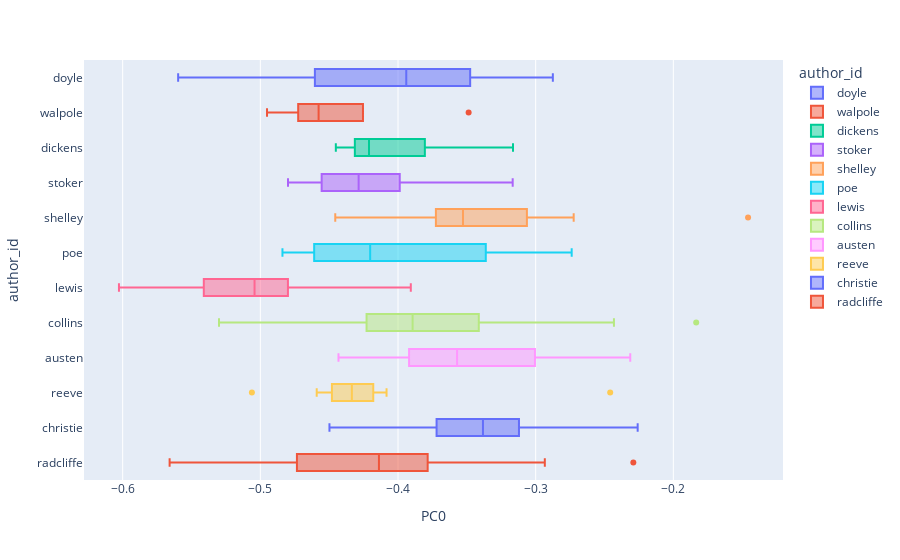

The notebook cell this image was saved under:
### Markdown cell above
From this observation, it appears that the **detective** genre has the more narrow range - while the IQR is pretty similar, gothic has more extremes.

### Question 2: Which author has the highest absolute value of PC0?

### Code cell
px.box(DCM, 'PC0', 'author_id', color = 'author_id', hover_name = 'doc')

### Figure 1 — Plotly figure (JSON) as saved in the notebook; plotly's stock layout.template omitted (floating-point values rounded to 4 significant figures)
{"data": [{"alignmentgroup": "True", "hovertemplate": "<b>%{hovertext}</b><br><br>author_id=%{y}<br>PC0=%{x}<extra></extra>", "hovertext": ["doyle - adventures (D) 01", "doyle - adventures (D) 02", "doyle - adventures (D) 03", "doyle - adventures (D) 04", "doyle - adventures (D) 05", "doyle - adventures (D) 06", "doyle - adventures (D) 07", "doyle - adventures (D) 08", "doyle - adventures (D) 09", "doyle - adventures (D) 10", "doyle - adventures (D) 11", "doyle - adventures (D) 12", "doyle - baskervilles (D) 01", "doyle - baskervilles (D) 02", "doyle - baskervilles (D) 03", "doyle - baskervilles (D) 04", "doyle - baskervilles (D) 05", "doyle - baskervilles (D) 06", "doyle - baskervilles (D) 07", "doyle - baskervilles (D) 08", "doyle - baskervilles (D) 09", "doyle - baskervilles (D) 10", "doyle - baskervilles (D) 11", "doyle - baskervilles (D) 12", "doyle - baskervilles (D) 13", "doyle - baskervilles (D) 14", "doyle - baskervilles (D) 15", "doyle - scarlet (D) 01", "doyle - scarlet (D) 02", "doyle - scarlet (D) 03", "doyle - scarlet (D) 04", "doyle - scarlet (D) 05", "doyle - scarlet (D) 06", "doyle - scarlet (D) 07", "doyle - scarlet (D) 08", "doyle - scarlet (D) 09", "doyle - scarlet (D) 10", "doyle - scarlet (D) 11", "doyle - scarlet (D) 12", "doyle - scarlet (D) 13", "doyle - scarlet (D) 14", "doyle - signoffour (D) 01", "doyle - signoffour (D) 02", "doyle - signoffour (D) 03", "doyle - signoffour (D) 04", "doyle - signoffour (D) 05", "doyle - signoffour (D) 06", "doyle - signoffour (D) 07", "doyle - signoffour (D) 08", "doyle - signoffour (D) 09", "doyle - signoffour (D) 10", "doyle - signoffour (D) 11", "doyle - signoffour (D) 12"], "legendgroup": "doyle", "marker": {"color": "#636efa"}, "name": "doyle", "notched": false, "offsetgroup": "doyle", "orientation": "h", "showlegend": true, "type": "box", "x": [-0.5448, -0.4935, -0.4964, -0.4953, -0.4863, -0.5166, -0.3862, -0.5597, -0.492, -0.5316, -0.5194, -0.5341, -0.3005, -0.4018, -0.3467, -0.307, -0.3321, -0.4237, -0.46, -0.4004, -0.4322, -0.3965, -0.4614, -0.4074, -0.4549, -0.3737, -0.4333, -0.3518, -0.3848, -0.4237, -0.3217, -0.3625, -0.394, -0.3994, -0.3551, -0.3129, -0.3019, -0.4114, -0.357, -0.3733, -0.3376, -0.3356, -0.3479, -0.3094, -0.4082, -0.3896, -0.346, -0.39, -0.3656, -0.3828, -0.2987, -0.2875, -0.4777], "x0": " ", "xaxis": "x", "y": ["doyle", "doyle", "doyle", "doyle", "doyle", "doyle", "doyle", "doyle", "doyle", "doyle", "doyle", "doyle", "doyle", "doyle", "doyle", "doyle", "doyle", "doyle", "doyle", "doyle", "doyle", "doyle", "doyle", "doyle", "doyle", "doyle", "doyle", "doyle", "doyle", "doyle", "doyle", "doyle", "doyle", "doyle", "doyle", "doyle", "doyle", "doyle", "doyle", "doyle", "doyle", "doyle", "doyle", "doyle", "doyle", "doyle", "doyle", "doyle", "doyle", "doyle", "doyle", "doyle", "doyle"], "y0": " ", "yaxis": "y"}, {"alignmentgroup": "True", "hovertemplate": "<b>%{hovertext}</b><br><br>author_id=%{y}<br>PC0=%{x}<extra></extra>", "hovertext": ["walpole - castleofotranto (G) 01", "walpole - castleofotranto (G) 02", "walpole - castleofotranto (G) 03", "walpole - castleofotranto (G) 04", "walpole - castleofotranto (G) 05"], "legendgroup": "walpole", "marker": {"color": "#EF553B"}, "name": "walpole", "notched": false, "offsetgroup": "walpole", "orientation": "h", "showlegend": true, "type": "box", "x": [-0.451, -0.4951, -0.4577, -0.465, -0.3487], "x0": " ", "xaxis": "x", "y": ["walpole", "walpole", "walpole", "walpole", "walpole"], "y0": " ", "yaxis": "y"}, {"alignmentgroup": "True", "hovertemplate": "<b>%{hovertext}</b><br><br>author_id=%{y}<br>PC0=%{x}<extra></extra>", "hovertext": ["dickens - christmascarole (G) 01", "dickens - christmascarole (G) 02", "dickens - christmascarole (G) 03", "dickens - christmascarole (G) 04", "dickens - christmascarole (G) 05"], "legendgroup": "dickens", "marker": {"color": "#00cc96"}, "name": "dickens", "notched": false, "offsetgroup": "dickens", "orientation": "h", "showlegend": true, "type": "box", "x": [-0.4267, -0.4452, -0.4211, -0.4018, -0.3165], "x0": " ", "xaxis": "x", "y": ["dickens", "dickens", "dickens", "dickens", "dickens"], "y0": " ", "yaxis": "y"}, {"alignmentgroup": "True", "hovertemplate": "<b>%{hovertext}</b><br><br>author_id=%{y}<br>PC0=%{x}<extra></extra>", "hovertext": ["stoker - dracula (G) 01", "stoker - dracula (G) 02", "stoker - dracula (G) 03", "stoker - dracula (G) 04", "stoker - dracula (G) 05", "stoker - dracula (G) 06", "stoker - dracula (G) 07", "stoker - dracula (G) 08", "stoker - dracula (G) 09", "stoker - dracula (G) 10", "stoker - dracula (G) 11", "stoker - dracula (G) 12", "stoker - dracula (G) 13", "stoker - dracula (G) 14", "stoker - dracula (G) 15", "stoker - dracula (G) 16", "stoker - dracula (G) 17", "stoker - dracula (G) 18", "stoker - dracula (G) 19", "stoker - dracula (G) 20", "stoker - dracula (G) 21", "stoker - dracula (G) 22", "stoker - dracula (G) 23", "stoker - dracula (G) 24", "stoker - dracula (G) 25", "stoker - dracula (G) 26", "stoker - dracula (G) 27"], "legendgroup": "stoker", "marker": {"color": "#ab63fa"}, "name": "stoker", "notched": false, "offsetgroup": "stoker", "orientation": "h", "showlegend": true, "type": "box", "x": [-0.3749, -0.4286, -0.46, -0.436, -0.3635, -0.4172, -0.3167, -0.4741, -0.4636, -0.3848, -0.4129, -0.4742, -0.4799, -0.43, -0.4183, -0.3825, -0.4499, -0.4799, -0.4018, -0.4405, -0.3978, -0.4329, -0.4573, -0.4304, -0.4016, -0.3578, -0.4107], "x0": " ", "xaxis": "x", "y": ["stoker", "stoker", "stoker", "stoker", "stoker", "stoker", "stoker", "stoker", "stoker", "stoker", "stoker", "stoker", "stoker", "stoker", "stoker", "stoker", "stoker", "stoker", "stoker", "stoker", "stoker", "stoker", "stoker", "stoker", "stoker", "stoker", "stoker"], "y0": " ", "yaxis": "y"}, {"alignmentgroup": "True", "hovertemplate": "<b>%{hovertext}</b><br><br>author_id=%{y}<br>PC0=%{x}<extra></extra>", "hovertext": ["shelley - frankenstein (G) 29", "shelley - frankenstein (G) 30", "shelley - frankenstein (G) 31", "shelley - frankenstein (G) 32", "shelley - frankenstein (G) 33", "shelley - frankenstein (G) 34", "shelley - frankenstein (G) 35", "shelley - frankenstein (G) 36", "shelley - frankenstein (G) 37", "shelley - frankenstein (G) 38", "shelley - frankenstein (G) 39", "shelley - frankenstein (G) 40", "shelley - frankenstein (G) 41", "shelley - frankenstein (G) 42", "shelley - frankenstein (G) 43", "shelley - frankenstein (G) 44", "shelley - frankenstein (G) 45", "shelley - frankenstein (G) 46", "shelley - frankenstein (G) 47", "shelley - frankenstein (G) 48", "shelley - frankenstein (G) 49", "shelley - frankenstein (G) 50", "shelley - frankenstein (G) 51", "shelley - frankenstein (G) 52", "shelley - frankenstein (G) 53", "shelley - frankenstein (G) 54", "shelley - frankenstein (G) 55", "shelley - frankenstein (G) 56"], "legendgroup": "shelley", "marker": {"color": "#FFA15A"}, "name": "shelley", "notched": false, "offsetgroup": "shelley", "orientation": "h", "showlegend": true, "type": "box", "x": [-0.309, -0.2912, -0.1457, -0.3514, -0.365, -0.3422, -0.2778, -0.2946, -0.3569, -0.3794, -0.4055, -0.33, -0.3744, -0.3037, -0.2825, -0.3091, -0.3154, -0.311, -0.3673, -0.3542, -0.2724, -0.4109, -0.359, -0.3641, -0.394, -0.4042, -0.3706, -0.4456], "x0": " ", "xaxis": "x", "y": ["shelley", "shelley", "shelley", "shelley", "shelley", "shelley", "shelley", "shelley", "shelley", "shelley", "shelley", "shelley", "shelley", "shelley", "shelley", "shelley", "shelley", "shelley", "shelley", "shelley", "shelley", "shelley", "shelley", "shelley", "shelley", "shelley", "shelley", "shelley"], "y0": " ", "yaxis": "y"}, {"alignmentgroup": "True", "hovertemplate": "<b>%{hovertext}</b><br><br>author_id=%{y}<br>PC0=%{x}<extra></extra>", "hovertext": ["poe - marieroget (D) 01", "poe - pitandpendulum (G) 01", "poe - reddeath (G) 01", "poe - ruemorgue (D) 01", "poe - usher (G) 01"], "legendgroup": "poe", "marker": {"color": "#19d3f3"}, "name": "poe", "notched": false, "offsetgroup": "poe", "orientation": "h", "showlegend": true, "type": "box", "x": [-0.4202, -0.357, -0.2738, -0.4839, -0.4532], "x0": " ", "xaxis": "x", "y": ["poe", "poe", "poe", "poe", "poe"], "y0": " ", "yaxis": "y"}, {"alignmentgroup": "True", "hovertemplate": "<b>%{hovertext}</b><br><br>author_id=%{y}<br>PC0=%{x}<extra></extra>", "hovertext": ["lewis - monk (G) 01", "lewis - monk (G) 02", "lewis - monk (G) 03", "lewis - monk (G) 04", "lewis - monk (G) 05", "lewis - monk (G) 06", "lewis - monk (G) 07", "lewis - monk (G) 08", "lewis - monk (G) 09", "lewis - monk (G) 10", "lewis - monk (G) 11", "lewis - monk (G) 12"], "legendgroup": "lewis", "marker": {"color": "#FF6692"}, "name": "lewis", "notched": false, "offsetgroup": "lewis", "orientation": "h", "showlegend": true, "type": "box", "x": [-0.4797, -0.4907, -0.5431, -0.6027, -0.5342, -0.5177, -0.4845, -0.4709, -0.5747, -0.4802, -0.539, -0.3907], "x0": " ", "xaxis": "x", "y": ["lewis", "lewis", "lewis", "lewis", "lewis", "lewis", "lewis", "lewis", "lewis", "lewis", "lewis", "lewis"], "y0": " ", "yaxis": "y"}, {"alignmentgroup": "True", "hovertemplate": "<b>%{hovertext}</b><br><br>author_id=%{y}<br>PC0=%{x}<extra></extra>", "hovertext": ["collins - moonstone (D) 44", "collins - moonstone (D) 45", "collins - moonstone (D) 46", "collins - moonstone (D) 47", "collins - moonstone (D) 48", "collins - moonstone (D) 49", "collins - moonstone (D) 50", "collins - moonstone (D) 51", "collins - moonstone (D) 52", "collins - moonstone (D) 53", "collins - moonstone (D) 54", "collins - moonstone (D) 55", "collins - moonstone (D) 56", "collins - moonstone (D) 57", "collins - moonstone (D) 58", "collins - moonstone (D) 59", "collins - moonstone (D) 60", "collins - moonstone (D) 61", "collins - moonstone (D) 62", "collins - moonstone (D) 63", "collins - moonstone (D) 64", "collins - moonstone (D) 65", "collins - moonstone (D) 66", "collins - moonstone (D) 67", "collins - moonstone (D) 68", "collins - moonstone (D) 69", "collins - moonstone (D) 70", "collins - moonstone (D) 71", "collins - moonstone (D) 72", "collins - moonstone (D) 73", "collins - moonstone (D) 74", "collins - moonstone (D) 75", "collins - moonstone (D) 76", "collins - moonstone (D) 77", "collins - moonstone (D) 78", "collins - moonstone (D) 79", "collins - moonstone (D) 80", "collins - moonstone (D) 81", "collins - moonstone (D) 82", "collins - moonstone (D) 83", "collins - moonstone (D) 84", "collins - moonstone (D) 85", "collins - moonstone (D) 86", "collins - moonstone (D) 87", "collins - moonstone (D) 88", "collins - moonstone (D) 89"], "legendgroup": "collins", "marker": {"color": "#B6E880"}, "name": "collins", "notched": false, "offsetgroup": "collins", "orientation": "h", "showlegend": true, "type": "box", "x": [-0.256, -0.2431, -0.3348, -0.2993, -0.3652, -0.4228, -0.3896, -0.3413, -0.4361, -0.3908, -0.4071, -0.4327, -0.3993, -0.3102, -0.3496, -0.4313, -0.4133, -0.3611, -0.3488, -0.2648, -0.3007, -0.3564, -0.4147, -0.4588, -0.4617, -0.3892, -0.3834, -0.3283, -0.3843, -0.1834, -0.413, -0.4499, -0.376, -0.2715, -0.3958, -0.3769, -0.3899, -0.3241, -0.4584, -0.4275, -0.4263, -0.3851, -0.4066, -0.3979, -0.53, -0.5072], "x0": " ", "xaxis": "x", "y": ["collins", "collins", "collins", "collins", "collins", "collins", "collins", "collins", "collins", "collins", "collins", "collins", "collins", "collins", "collins", "collins", "collins", "collins", "collins", "collins", "collins", "collins", "collins", "collins", "collins", "collins", "collins", "collins", "collins", "collins", "collins", "collins", "collins", "collins", "collins", "collins", "collins", "collins", "collins", "collins", "collins", "collins", "collins", "collins", "collins", "collins"], "y0": " ", "yaxis": "y"}, {"alignmentgroup": "True", "hovertemplate": "<b>%{hovertext}</b><br><br>author_id=%{y}<br>PC0=%{x}<extra></extra>", "hovertext": ["austen - northangerabbey (G) 01", "austen - northangerabbey (G) 02", "austen - northangerabbey (G) 03", "austen - northangerabbey (G) 04", "austen - northangerabbey (G) 05", "austen - northangerabbey (G) 06", "austen - northangerabbey (G) 07", "austen - northangerabbey (G) 08", "austen - northangerabbey (G) 09", "austen - northangerabbey (G) 10", "austen - northangerabbey (G) 11", "austen - northangerabbey (G) 12", "austen - northangerabbey (G) 13", "austen - northangerabbey (G) 14", "austen - northangerabbey (G) 15", "austen - northangerabbey (G) 16", "austen - northangerabbey (G) 17", "austen - northangerabbey (G) 18", "austen - northangerabbey (G) 19", "austen - northangerabbey (G) 20", "austen - northangerabbey (G) 21", "austen - northangerabbey (G) 22", "austen - northangerabbey (G) 23", "austen - northangerabbey (G) 24", "austen - northangerabbey (G) 25", "austen - northangerabbey (G) 26", "austen - northangerabbey (G) 27", "austen - northangerabbey (G) 28", "austen - northangerabbey (G) 29", "austen - northangerabbey (G) 30", "austen - northangerabbey (G) 31"], "legendgroup": "austen", "marker": {"color": "#FF97FF"}, "name": "austen", "notched": false, "offsetgroup": "austen", "orientation": "h", "showlegend": true, "type": "box", "x": [-0.3019, -0.3111, -0.2861, -0.2955, -0.2651, -0.2743, -0.3377, -0.3602, -0.3817, -0.399, -0.3689, -0.317, -0.3571, -0.3897, -0.4432, -0.3375, -0.3, -0.3091, -0.2313, -0.4118, -0.3803, -0.4244, -0.3467, -0.392, -0.3956, -0.3919, -0.2678, -0.4325, -0.418, -0.3886, -0.2628], "x0": " ", "xaxis": "x", "y": ["austen", "austen", "austen", "austen", "austen", "austen", "austen", "austen", "austen", "austen", "austen", "austen", "austen", "austen", "austen", "austen", "austen", "austen", "austen", "austen", "austen", "austen", "austen", "austen", "austen", "austen", "austen", "austen", "austen", "austen", "austen"], "y0": " ", "yaxis": "y"}, {"alignmentgroup": "True", "hovertemplate": "<b>%{hovertext}</b><br><br>author_id=%{y}<br>PC0=%{x}<extra></extra>", "hovertext": ["reeve - oldenglishbaron (G) 01", "reeve - oldenglishbaron (G) 02", "reeve - oldenglishbaron (G) 03", "reeve - oldenglishbaron (G) 04", "reeve - oldenglishbaron (G) 05", "reeve - oldenglishbaron (G) 06", "reeve - oldenglishbaron (G) 07", "reeve - oldenglishbaron (G) 08", "reeve - oldenglishbaron (G) 09", "reeve - oldenglishbaron (G) 10"], "legendgroup": "reeve", "marker": {"color": "#FECB52"}, "name": "reeve", "notched": false, "offsetgroup": "reeve", "orientation": "h", "showlegend": true, "type": "box", "x": [-0.4448, -0.4289, -0.448, -0.5061, -0.4311, -0.4083, -0.459, -0.418, -0.4359, -0.2459], "x0": " ", "xaxis": "x", "y": ["reeve", "reeve", "reeve", "reeve", "reeve", "reeve", "reeve", "reeve", "reeve", "reeve"], "y0": " ", "yaxis": "y"}, {"alignmentgroup": "True", "hovertemplate": "<b>%{hovertext}</b><br><br>author_id=%{y}<br>PC0=%{x}<extra></extra>", "hovertext": ["christie - secretadversary (D) 01", "christie - secretadversary (D) 02", "christie - secretadversary (D) 03", "christie - secretadversary (D) 04", "christie - secretadversary (D) 05", "christie - secretadversary (D) 06", "christie - secretadversary (D) 07", "christie - secretadversary (D) 08", "christie - secretadversary (D) 09", "christie - secretadversary (D) 10", "christie - secretadversary (D) 11", "christie - secretadversary (D) 12", "christie - secretadversary (D) 13", "christie - secretadversary (D) 14", "christie - secretadversary (D) 15", "christie - secretadversary (D) 16", "christie - secretadversary (D) 17", "christie - secretadversary (D) 18", "christie - secretadversary (D) 19", "christie - secretadversary (D) 20", "christie - secretadversary (D) 21", "christie - secretadversary (D) 22", "christie - secretadversary (D) 23", "christie - secretadversary (D) 24", "christie - secretadversary (D) 25", "christie - secretadversary (D) 26", "christie - secretadversary (D) 27", "christie - secretadversary (D) 28", "christie - styles (D) 01", "christie - styles (D) 02", "christie - styles (D) 03", "christie - styles (D) 04", "christie - styles (D) 05", "christie - styles (D) 06", "christie - styles (D) 07", "christie - styles (D) 08", "christie - styles (D) 09", "christie - styles (D) 10", "christie - styles (D) 11", "christie - styles (D) 12", "christie - styles (D) 13"], "legendgroup": "christie", "marker": {"color": "#636efa"}, "name": "christie", "notched": false, "offsetgroup": "christie", "orientation": "h", "showlegend": true, "type": "box", "x": [-0.2951, -0.3619, -0.2919, -0.3564, -0.3114, -0.3227, -0.3027, -0.3097, -0.3715, -0.3441, -0.3383, -0.4362, -0.3318, -0.2858, -0.3439, -0.3548, -0.3999, -0.3854, -0.3401, -0.2968, -0.3337, -0.3149, -0.2989, -0.3284, -0.4105, -0.3124, -0.3696, -0.2259, -0.4163, -0.3281, -0.3275, -0.3796, -0.4498, -0.3564, -0.3277, -0.4268, -0.3602, -0.3979, -0.3023, -0.3181, -0.3734], "x0": " ", "xaxis": "x", "y": ["christie", "christie", "christie", "christie", "christie", "christie", "christie", "christie", "christie", "christie", "christie", "christie", "christie", "christie", "christie", "christie", "christie", "christie", "christie", "christie", "christie", "christie", "christie", "christie", "christie", "christie", "christie", "christie", "christie", "christie", "christie", "christie", "christie", "christie", "christie", "christie", "christie", "christie", "christie", "christie", "christie"], "y0": " ", "yaxis": "y"}, {"alignmentgroup": "True", "hovertemplate": "<b>%{hovertext}</b><br><br>author_id=%{y}<br>PC0=%{x}<extra></extra>", "hovertext": ["radcliffe - udolpho (G) 01", "radcliffe - udolpho (G) 02", "radcliffe - udolpho (G) 03", "radcliffe - udolpho (G) 04", "radcliffe - udolpho (G) 05", "radcliffe - udolpho (G) 06", "radcliffe - udolpho (G) 07", "radcliffe - udolpho (G) 08", "radcliffe - udolpho (G) 09", "radcliffe - udolpho (G) 10", "radcliffe - udolpho (G) 11", "radcliffe - udolpho (G) 12", "radcliffe - udolpho (G) 13", "radcliffe - udolpho (G) 14", "radcliffe - udolpho (G) 15", "radcliffe - udolpho (G) 16", "radcliffe - udolpho (G) 17", "radcliffe - udolpho (G) 18", "radcliffe - udolpho (G) 19", "radcliffe - udolpho (G) 20", "radcliffe - udolpho (G) 21", "radcliffe - udolpho (G) 22", "radcliffe - udolpho (G) 23", "radcliffe - udolpho (G) 24", "radcliffe - udolpho (G) 25", "radcliffe - udolpho (G) 26", "radcliffe - udolpho (G) 27", "radcliffe - udolpho (G) 28", "radcliffe - udolpho (G) 29", "radcliffe - udolpho (G) 30", "radcliffe - udolpho (G) 31", "radcliffe - udolpho (G) 32", "radcliffe - udolpho (G) 33", "radcliffe - udolpho (G) 34", "radcliffe - udolpho (G) 35", "radcliffe - udolpho (G) 36", "radcliffe - udolpho (G) 37", "radcliffe - udolpho (G) 38", "radcliffe - udolpho (G) 39", "radcliffe - udolpho (G) 40", "radcliffe - udolpho (G) 41", "radcliffe - udolpho (G) 42", "radcliffe - udolpho (G) 43", "radcliffe - udolpho (G) 44", "radcliffe - udolpho (G) 45", "radcliffe - udolpho (G) 46", "radcliffe - udolpho (G) 47", "radcliffe - udolpho (G) 48", "radcliffe - udolpho (G) 49", "radcliffe - udolpho (G) 50", "radcliffe - udolpho (G) 51", "radcliffe - udolpho (G) 52", "radcliffe - udolpho (G) 53", "radcliffe - udolpho (G) 54", "radcliffe - udolpho (G) 55", "radcliffe - udolpho (G) 56", "radcliffe - udolpho (G) 57"], "legendgroup": "radcliffe", "marker": {"color": "#EF553B"}, "name": "radcliffe", "notched": false, "offsetgroup": "radcliffe", "orientation": "h", "showlegend": true, "type": "box", "x": [-0.4908, -0.4464, -0.3751, -0.4138, -0.3795, -0.4484, -0.4346, -0.4903, -0.3573, -0.4798, -0.3632, -0.4753, -0.4864, -0.3978, -0.3545, -0.5659, -0.4145, -0.445, -0.5476, -0.4884, -0.3189, -0.4733, -0.4761, -0.4163, -0.4019, -0.4094, -0.3823, -0.4627, -0.3489, -0.4916, -0.4701, -0.3816, -0.4533, -0.5052, -0.3954, -0.3944, -0.3386, -0.5208, -0.318, -0.229, -0.4123, -0.3797, -0.3896, -0.4567, -0.4157, -0.317, -0.4036, -0.4275, -0.3361, -0.4738, -0.3962, -0.4075, -0.3278, -0.4772, -0.449, -0.3752, -0.2933], "x0": " ", "xaxis": "x", "y": ["radcliffe", "radcliffe", "radcliffe", "radcliffe", "radcliffe", "radcliffe", "radcliffe", "radcliffe", "radcliffe", "radcliffe", "radcliffe", "radcliffe", "radcliffe", "radcliffe", "radcliffe", "radcliffe", "radcliffe", "radcliffe", "radcliffe", "radcliffe", "radcliffe", "radcliffe", "radcliffe", "radcliffe", "radcliffe", "radcliffe", "radcliffe", "radcliffe", "radcliffe", "radcliffe", "radcliffe", "radcliffe", "radcliffe", "radcliffe", "radcliffe", "radcliffe", "radcliffe", "radcliffe", "radcliffe", "radcliffe", "radcliffe", "radcliffe", "radcliffe", "radcliffe", "radcliffe", "radcliffe", "radcliffe", "radcliffe", "radcliffe", "radcliffe", "radcliffe", "radcliffe", "radcliffe", "radcliffe", "radcliffe", "radcliffe", "radcliffe"], "y0": " ", "yaxis": "y"}], "layout": {"autosize": true, "boxmode": "overlay", "legend": {"title": {"text": "author_id"}, "tracegroupgap": 0}, "margin": {"t": 60}, "xaxis": {"anchor": "y", "autorange": true, "domain": [0, 1], "range": [-0.6281, -0.1203], "title": {"text": "PC0"}, "type": "linear"}, "yaxis": {"anchor": "x", "autorange": true, "categoryarray": ["radcliffe", "christie", "reeve", "austen", "collins", "lewis", "poe", "shelley", "stoker", "dickens", "walpole", "doyle"], "categoryorder": "array", "domain": [0, 1], "range": [-0.5, 11.5], "title": {"text": "author_id"}, "type": "category"}}}
